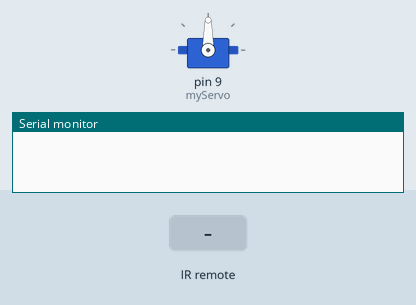
This sketch was run on a simulated Arduino Uno, built with avr-gcc and run on an emulated ATmega328P. On the bench: servo, the last lines printed to the serial monitor. Inputs (shaded band) come from the test bench.

Above: at 1.2 s.
1.3 s: infrared code 0xFF18E7 received
At 2.5 s:
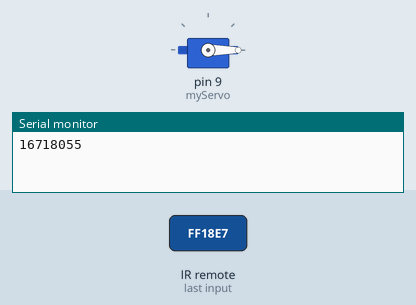
2.8 s: infrared code 0xFF4AB5 received
At 3.6 s:
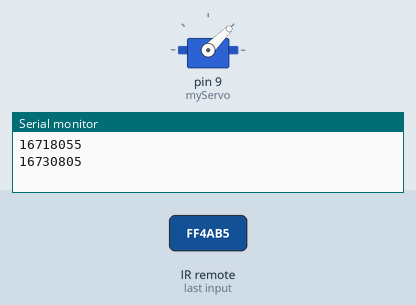
4.3 s: infrared code 0xFF5AA5 received
At 4.8 s:
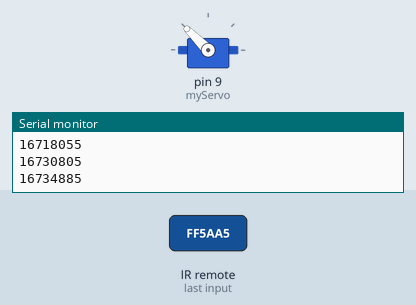
5.8 s: infrared code 0xFF42BD received
At 7.0 s:
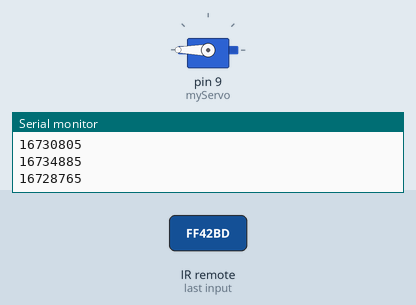
7.3 s: infrared code 0xFF10EF received
At 8.3 s:
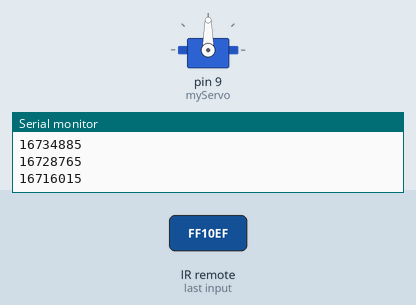
Timing chart, 0 to 9.8 s (numbered marks = the images above; inputs shaded):
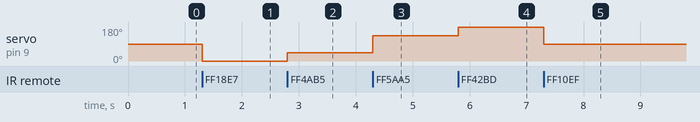

The sketch:

23.example_ir_servo.ino
```cpp
#include <IRremote.h>
#include <Servo.h>

const int recv_pin = 11;
IRrecv irrecv(recv_pin);
decode_results results;
Servo myServo;

void setup() {
  myServo.attach(9);  // Attach servo to pin 9
  Serial.begin(9600);
  irrecv.enableIRIn();  // Start the receiver
}

void loop() {
  if (irrecv.decode(&results)) {
    long int decCode = results.value;
    Serial.println(decCode, DEC);  // Print the IR code for debugging

    // Check the IR code and set servo position
    if (decCode == 0xFF18E7) {  // Button 1 on the remote
      myServo.write(0);  // Move servo to 0 degrees
    } else if (decCode == 0xFF4AB5) {  // Button 2 on the remote
      myServo.write(45);  // Move servo to 45 degrees
    } else if (decCode == 0xFF10EF) {  // Button 3 on the remote
      myServo.write(90);  // Move servo to 90 degrees
    } else if (decCode == 0xFF5AA5) {  // Button 4 on the remote
      myServo.write(135);  // Move servo to 135 degrees
    } else if (decCode == 0xFF42BD) {  // Button 5 on the remote
      myServo.write(180);  // Move servo to 180 degrees
    }

    irrecv.resume();  // Receive the next value
  }
}
```

Measured:
- after the input at 1.3 s, servo on pin 9 (myServo): 90° → 0° at once
- after the input at 2.8 s, servo on pin 9 (myServo): 0° → 45° at once
- after the input at 4.3 s, servo on pin 9 (myServo): 45° → 135° at once
- after the input at 5.8 s, servo on pin 9 (myServo): 135° → 180° at once
- after the input at 7.3 s, servo on pin 9 (myServo): 180° → 90° at once
